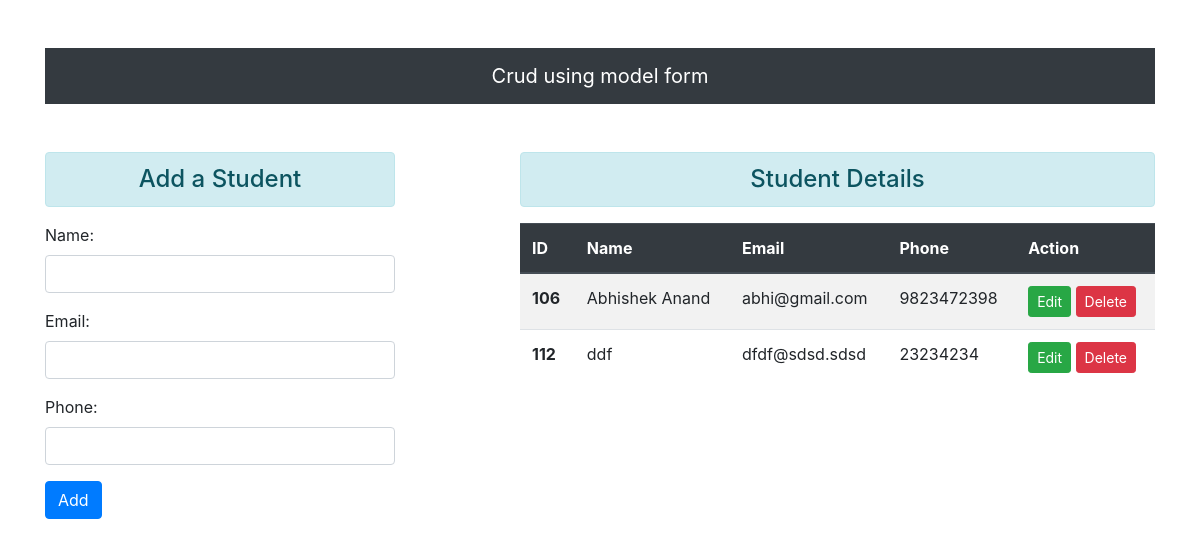
The app's page / (signed in), older data.
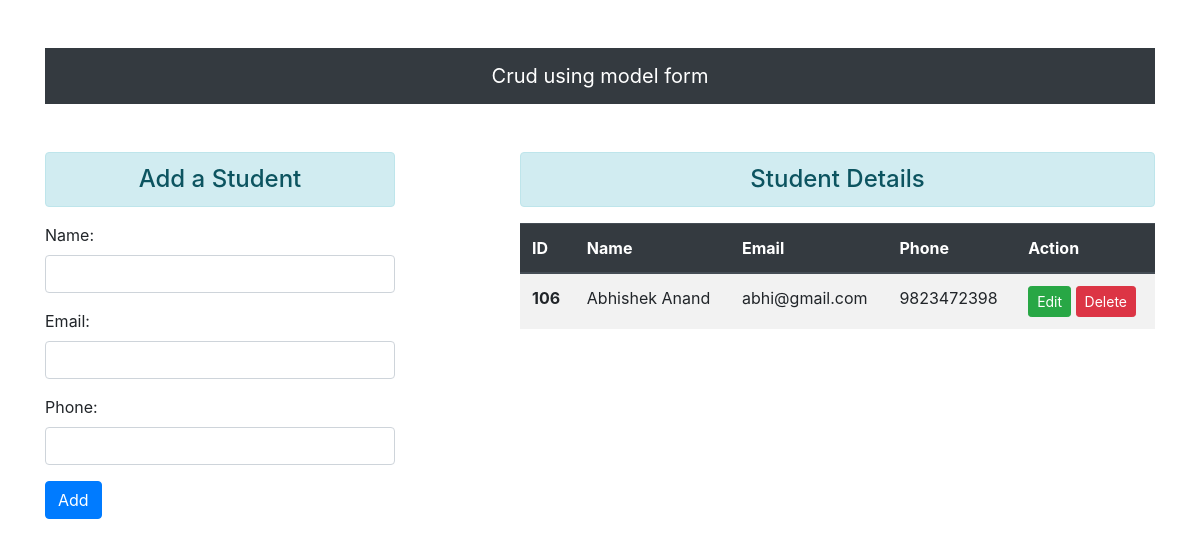
The same page, newer data.
### app1/models.py (models this page shows)
class Student(models.Model):
    stuname = models.CharField(max_length=50)
    stuemail = models.EmailField()
    stuphone = models.IntegerField()

### app1/views.py (the view)
# urls.py: 2. Add a URL to urlpatterns:  path('', views.home, name='home')
def home(req):
    if req.user.is_authenticated:
        allStudent = Student.objects.all()
        if req.method=='POST':
            fm = AddStudent(req.POST)
            if fm.is_valid():
                fm.save()
                messages.success(req, f"Student {fm.cleaned_data['stuname']} has been added successfully.")
            fm = AddStudent()
            return HttpResponseRedirect(reverse('home'))
        else:
            fm = AddStudent()
        return render(req, 'crud/home.html', {'form':fm, 'allstu':allStudent, 'action':'Add'})
    return HttpResponseRedirect(reverse('log_in'))

### app1/forms.py
class AddStudent(forms.ModelForm):
    class Meta:
        model = Student
        fields = ['stuname', 'stuemail', 'stuphone']
        widgets = {
            'stuname':forms.TextInput(attrs={'class':'form-control'}),
            'stuemail':forms.EmailInput(attrs={'class':'form-control'}),
            'stuphone':forms.NumberInput(attrs={'class':'form-control'}),
        }
        labels = {
            'stuname':'Name',
            'stuemail':'Email',
            'stuphone':'Phone',
        }

### app1/templates/crud/home.html
{% extends 'crud/base.html' %} {% load crispy_forms_tags %} {% block content %}
<div class="row mt-5">
  <div class="col-sm-4">
    {% if action == 'Edit'%}
    <h4 class='text-center alert alert-info'>Edit Student Details</h4>
      {% else %}
      <h4 class='text-center alert alert-info'>Add a Student</h4>
      {% endif %}
    <form action="" method="POST">
      {% csrf_token %} {{form.as_p}}
      {% if action == 'Edit'%}
      <button type="submit" class="btn btn-success">Update</button>
      {% else %}
      <button type="submit" class="btn btn-primary">Add</button>
      {% endif %}
    </form>
  </div>
  <div class="col-sm-7 offset-1">
    <h4 class='text-center alert alert-info'>Student Details</h4>
    <table class="table table-striped mx-auto">
        <thead class="thead-dark">
          <tr>
            <th scope="col">ID</th>
            <th scope="col">Name</th>
            <th scope="col">Email</th>
            <th scope="col">Phone</th>
            <th scope="col">Action</th>
          </tr>
        </thead>
        <tbody>
            {% for stu in allstu %}
          <tr>
            <th scope="row">{{stu.id}}</th>
            <td>{{stu.stuname}}</td>
            <td>{{stu.stuemail}}</td>
            <td>{{stu.stuphone}}</td>
            <td><a type="button" class="btn btn-success btn-sm" href="{% url 'edit' stu.id %}">Edit</a>
                <a type="button" class="btn btn-danger btn-sm" href="{% url 'delete' stu.id %}">Delete</a>
            </td>
          </tr>
          {% endfor %}
        </tbody>
      </table>
  </div>
</div>
{% endblock content %}

### app1/templates/crud/base.html (shortened to what this page needs)
{% load static %}
<!DOCTYPE html>
<html lang="en">
<head>
    <link rel="stylesheet" href="{% static 'crud/css/bootstrap.css' %}">
</head>
<body>
    <div class="container">
        <nav class="navbar navbar-dark bg-dark mt-5">
            <a class="navbar-brand mx-auto" href="#"> Crud using model form</a>
        </nav>
        {% block content %}{% endblock content %}
    </div>
</body>
</html>

Row changes from the older to the newer data that the page shows:
removed Student: id "112", stuname "ddf", stuemail "dfdf@sdsd.sdsd", stuphone "23234234"
